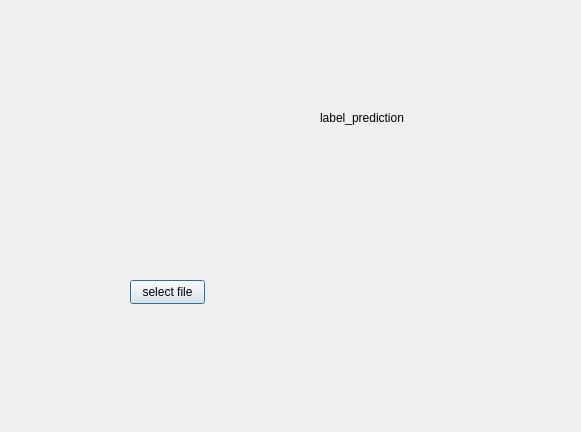
<?xml version="1.0" encoding="UTF-8"?>
<ui version="4.0">
 <class>Dialog</class>
 <widget class="QDialog" name="Dialog">
  <property name="geometry">
   <rect>
    <x>0</x>
    <y>0</y>
    <width>581</width>
    <height>432</height>
   </rect>
  </property>
  <property name="windowTitle">
   <string>MnistNet</string>
  </property>
  <widget class="QPushButton" name="btn_a">
   <property name="geometry">
    <rect>
     <x>130</x>
     <y>280</y>
     <width>75</width>
     <height>24</height>
    </rect>
   </property>
   <property name="text">
    <string>select file</string>
   </property>
  </widget>
  <widget class="QLabel" name="label_number">
   <property name="geometry">
    <rect>
     <x>100</x>
     <y>70</y>
     <width>141</width>
     <height>171</height>
    </rect>
   </property>
   <property name="pixmap">
    <pixmap resource="main.qrc">:/newPrefix/9-1.png</pixmap>
   </property>
   <property name="scaledContents">
    <bool>true</bool>
   </property>
  </widget>
  <widget class="QLabel" name="label_prediction">
   <property name="geometry">
    <rect>
     <x>320</x>
     <y>110</y>
     <width>91</width>
     <height>16</height>
    </rect>
   </property>
   <property name="text">
    <string>label_prediction</string>
   </property>
  </widget>
 </widget>
 <resources>
  <include location="main.qrc"/>
 </resources>
 <connections/>
</ui>
